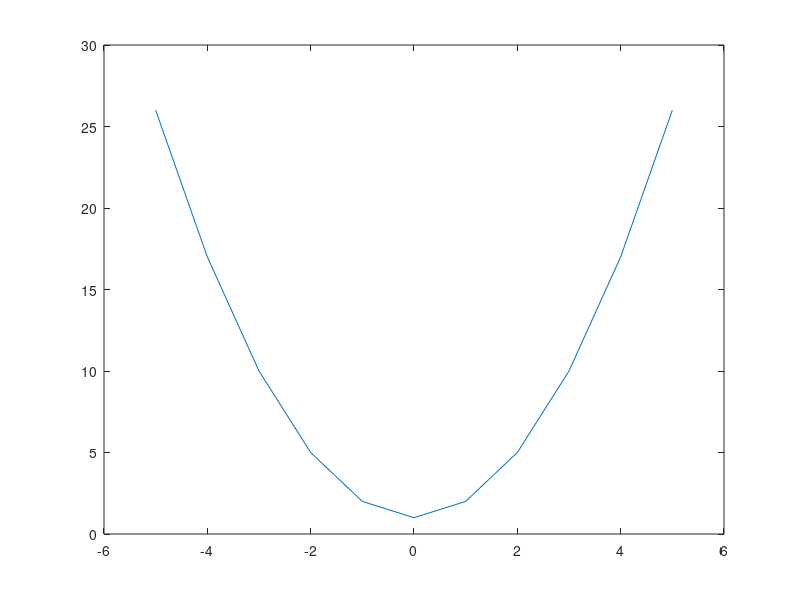

This chart was generated by the following MATLAB code:
%Octave Script
%Title:  Funcion real de variable real
%Descripcion:  Script para graficar una funcion
%Autora:  Alondra Cayetano Rosendo
%Escuela:  Tecnologico de Estudios Superiores de Jilotepec
%Date:  27-10-2021
%Funcion:  2

clear
x=-5:1:5;
fx=1+x.^2;
plot(x,fx)
